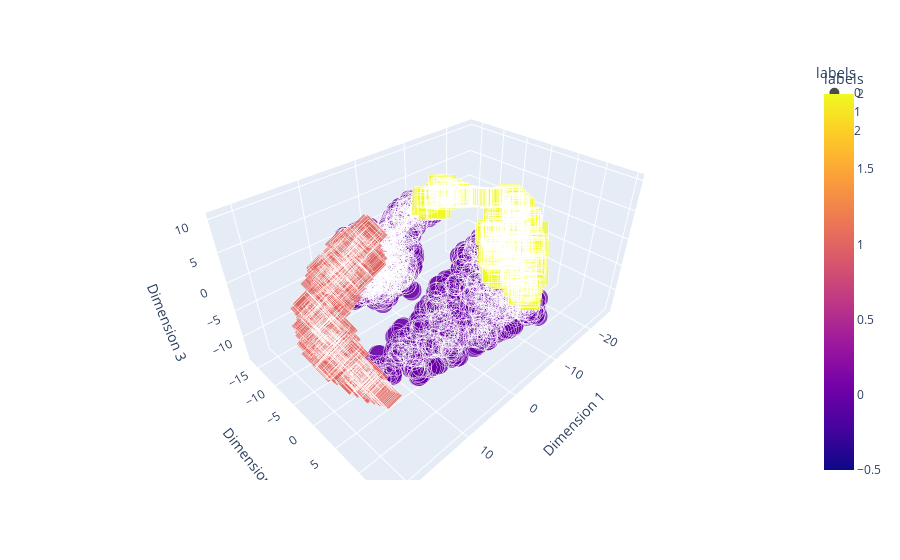

The cell this chart's notebook holds for it:
### Code cell
tsne_3d_df = pd.DataFrame(tsne3clus, columns=['Dimension 1', 'Dimension 2', 'Dimension 3'])
tsne_3d_df['labels'] = labels
tsne_3d_df['distance'] = 3


# Plot the t-SNE transformed data using Plotly Express
fig = px.scatter_3d(tsne_3d_df, x='Dimension 1', y='Dimension 2', z='Dimension 3', color='labels', size='distance', symbol='labels', opacity=0.7)
#fig.update_layout(margin=dict(l=0, r=0, b=0, t=0))
fig.show()

### Figure 1 — Plotly figure (JSON) as saved in the notebook; plotly's stock layout.template omitted (floating-point values rounded to 4 significant figures; data arrays with more than 128 entries replaced by an {"elided": "..."} marker saying what was removed)
{"data": [{"hovertemplate": "labels=%{marker.color}<br>Dimension 1=%{x}<br>Dimension 2=%{y}<br>Dimension 3=%{z}<br>distance=%{marker.size}<extra></extra>", "legendgroup": "0", "marker": {"color": {"elided": "1621 int values"}, "coloraxis": "coloraxis", "opacity": 0.7, "size": {"elided": "1621 int values"}, "sizemode": "area", "sizeref": 0.0075, "symbol": "circle"}, "mode": "markers", "name": "0", "scene": "scene", "showlegend": true, "type": "scatter3d", "x": {"elided": "1621 float values"}, "y": {"elided": "1621 float values"}, "z": {"elided": "1621 float values"}}, {"hovertemplate": "labels=%{marker.color}<br>Dimension 1=%{x}<br>Dimension 2=%{y}<br>Dimension 3=%{z}<br>distance=%{marker.size}<extra></extra>", "legendgroup": "1", "marker": {"color": {"elided": "417 int values"}, "coloraxis": "coloraxis", "opacity": 0.7, "size": {"elided": "417 int values"}, "sizemode": "area", "sizeref": 0.0075, "symbol": "diamond"}, "mode": "markers", "name": "1", "scene": "scene", "showlegend": true, "type": "scatter3d", "x": {"elided": "417 float values"}, "y": {"elided": "417 float values"}, "z": {"elided": "417 float values"}}, {"hovertemplate": "labels=%{marker.color}<br>Dimension 1=%{x}<br>Dimension 2=%{y}<br>Dimension 3=%{z}<br>distance=%{marker.size}<extra></extra>", "legendgroup": "2", "marker": {"color": {"elided": "695 int values"}, "coloraxis": "coloraxis", "opacity": 0.7, "size": {"elided": "695 int values"}, "sizemode": "area", "sizeref": 0.0075, "symbol": "square"}, "mode": "markers", "name": "2", "scene": "scene", "showlegend": true, "type": "scatter3d", "x": {"elided": "695 float values"}, "y": {"elided": "695 float values"}, "z": {"elided": "695 float values"}}], "layout": {"coloraxis": {"colorbar": {"title": {"text": "labels"}}, "colorscale": [[0, "#0d0887"], [0.1111, "#46039f"], [0.2222, "#7201a8"], [0.3333, "#9c179e"], [0.4444, "#bd3786"], [0.5556, "#d8576b"], [0.6667, "#ed7953"], [0.7778, "#fb9f3a"], [0.8889, "#fdca26"], [1, "#f0f921"]]}, "legend": {"itemsizing": "constant", "title": {"text": "labels"}, "tracegroupgap": 0}, "margin": {"t": 60}, "scene": {"domain": {"x": [0, 1], "y": [0, 1]}, "xaxis": {"title": {"text": "Dimension 1"}}, "yaxis": {"title": {"text": "Dimension 2"}}, "zaxis": {"title": {"text": "Dimension 3"}}}}}
